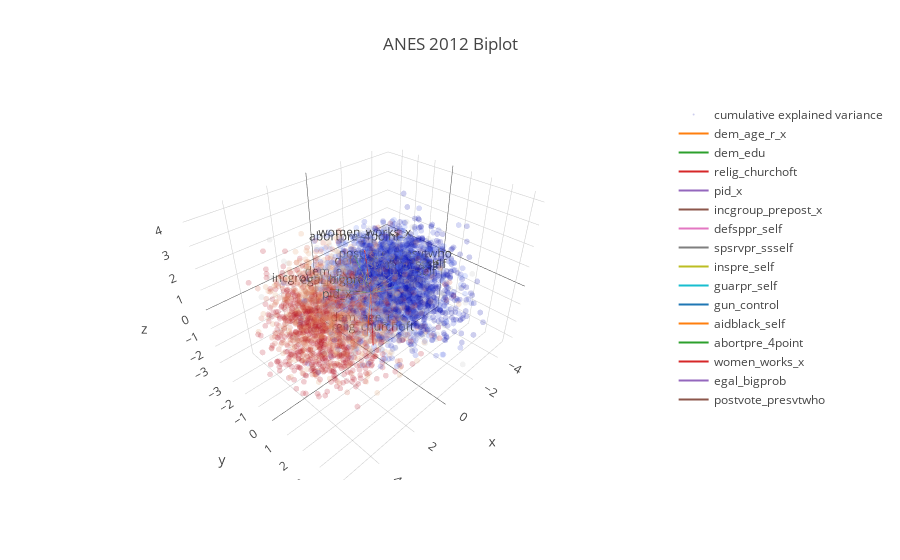

Notebook source saved alongside this figure:
### Markdown cell above
### Biplot

A scatterplot projected onto the first two principal components.

### Code cell
plt.figure()
data_scaled = pd.DataFrame(_scaled, columns=df.columns)
triplot(pca, data_scaled, title='ANES 2012 Biplot', color=data_scaled.pid_x)

### Figure 1 — Plotly figure (JSON) as saved in the notebook; plotly's stock layout.template omitted (floating-point values rounded to 4 significant figures; data arrays with more than 128 entries replaced by an {"elided": "..."} marker saying what was removed)
{"data": [{"marker": {"color": {"elided": "5914 float values"}, "opacity": 0.2, "size": 2}, "mode": "markers", "name": "cumulative explained variance", "type": "scatter3d", "x": {"elided": "5914 float values"}, "y": {"elided": "5914 float values"}, "z": {"elided": "5914 float values"}}, {"mode": "lines+text", "name": "dem_age_r_x", "text": ["", "dem_age_r_x"], "type": "scatter3d", "x": [0, 0.3731], "y": [0, 0.1498], "z": [0, -2.15]}, {"mode": "lines+text", "name": "dem_edu", "text": ["", "dem_edu"], "type": "scatter3d", "x": [0, 0.3079], "y": [0, -2.35], "z": [0, -0.8308]}, {"mode": "lines+text", "name": "relig_churchoft", "text": ["", "relig_churchoft"], "type": "scatter3d", "x": [0, 0.4663], "y": [0, 0.6197], "z": [0, -2.353]}, {"mode": "lines+text", "name": "pid_x", "text": ["", "pid_x"], "type": "scatter3d", "x": [0, 2.062], "y": [0, 0.147], "z": [0, 0.1307]}, {"mode": "lines+text", "name": "incgroup_prepost_x", "text": ["", "incgroup_prepost_x"], "type": "scatter3d", "x": [0, 0.6817], "y": [0, -2.205], "z": [0, -1.001]}, {"mode": "lines+text", "name": "defsppr_self", "text": ["", "defsppr_self"], "type": "scatter3d", "x": [0, -1.049], "y": [0, -1.146], "z": [0, -0.3417]}, {"mode": "lines+text", "name": "spsrvpr_ssself", "text": ["", "spsrvpr_ssself"], "type": "scatter3d", "x": [0, -1.877], "y": [0, 0.4694], "z": [0, -0.1621]}, {"mode": "lines+text", "name": "inspre_self", "text": ["", "inspre_self"], "type": "scatter3d", "x": [0, -1.883], "y": [0, -0.04995], "z": [0, -0.1163]}, {"mode": "lines+text", "name": "guarpr_self", "text": ["", "guarpr_self"], "type": "scatter3d", "x": [0, -1.816], "y": [0, 0.5561], "z": [0, -0.1428]}, {"mode": "lines+text", "name": "gun_control", "text": ["", "gun_control"], "type": "scatter3d", "x": [0, -1.251], "y": [0, -0.3668], "z": [0, -1.307]}, {"mode": "lines+text", "name": "aidblack_self", "text": ["", "aidblack_self"], "type": "scatter3d", "x": [0, -1.695], "y": [0, 0.2528], "z": [0, -0.5317]}, {"mode": "lines+text", "name": "abortpre_4point", "text": ["", "abortpre_4point"], "type": "scatter3d", "x": [0, -0.8155], "y": [0, -1.865], "z": [0, 0.7505]}, {"mode": "lines+text", "name": "women_works_x", "text": ["", "women_works_x"], "type": "scatter3d", "x": [0, -0.6463], "y": [0, -1.021], "z": [0, 1.435]}, {"mode": "lines+text", "name": "egal_bigprob", "text": ["", "egal_bigprob"], "type": "scatter3d", "x": [0, 1.567], "y": [0, -0.4531], "z": [0, 0.2715]}, {"mode": "lines+text", "name": "postvote_presvtwho", "text": ["", "postvote_presvtwho"], "type": "scatter3d", "x": [0, -1.958], "y": [0, -0.3436], "z": [0, -0.002042]}], "layout": {"title": "ANES 2012 Biplot", "xaxis": {"title": "Principal Component One"}, "yaxis": {"title": "Principal Component Two"}}}
